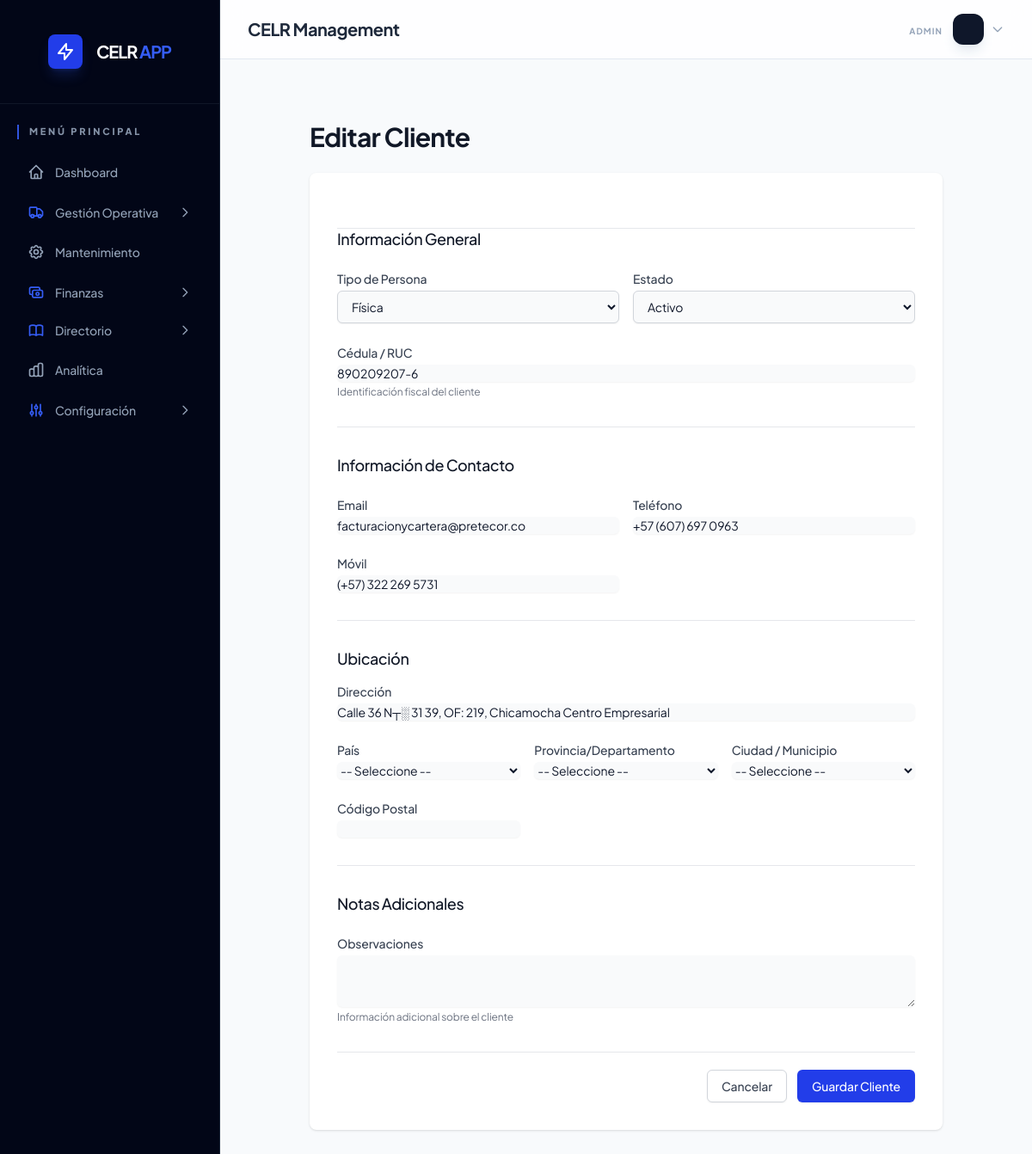
/client_form.php?id=2 (signed in), run on the app's committed database.
### tables this page shows
CREATE TABLE `clients` (
  `id` int(11) NOT NULL AUTO_INCREMENT,
  `person_type` enum('F+�sica','Jur+�dica') NOT NULL,
  `firstname` varchar(100) DEFAULT NULL,
  `lastname1` varchar(100) DEFAULT NULL,
  `lastname2` varchar(100) DEFAULT NULL,
  `business_name` varchar(200) DEFAULT NULL,
  `legal_id` varchar(50) DEFAULT NULL,
  `email` varchar(150) DEFAULT NULL,
  `phone` varchar(20) DEFAULT NULL,
  `mobile` varchar(20) DEFAULT NULL,
  `address` text DEFAULT NULL,
  `country` varchar(100) DEFAULT 'Costa Rica',
  `department` varchar(100) DEFAULT NULL,
  `city` varchar(100) DEFAULT NULL,
  `postal_code` varchar(20) DEFAULT NULL,
  `notes` text DEFAULT NULL,
  `active` tinyint(1) DEFAULT 1,
  `created_at` timestamp NOT NULL DEFAULT current_timestamp(),
  `updated_at` timestamp NOT NULL DEFAULT current_timestamp() ON UPDATE current_timestamp(),
  PRIMARY KEY (`id`),
  KEY `idx_person_type` (`person_type`),
  KEY `idx_active` (`active`),
  KEY `idx_business_name` (`business_name`),
  KEY `idx_lastname` (`lastname1`),
  KEY `idx_clients_active` (`active`)
);

### client_form.php (the view, shortened to what this page needs)
<?php
include 'includes/header.php';
$c = null;
if (isset($_GET['id'])) {
    $stmt = $pdo->prepare("SELECT * FROM clients WHERE id = ?");
    $stmt->execute([$_GET['id']]);
    $c = $stmt->fetch();
}
$initialType = $c ? $c['person_type'] : 'Física';
?>
<div class="max-w-3xl mx-auto py-10 px-4">
    <div class="md:flex md:items-center md:justify-between mb-6">
        <h2 class="text-2xl font-bold leading-7 text-gray-900 sm:text-3xl sm:truncate">
            <?php echo $c ? 'Editar Cliente' : 'Nuevo Cliente'; ?>
        </h2>
    </div>
    <div x-data="{ type: '<?php echo $initialType; ?>' }">
        <form action="save_client.php" method="POST"
            class="space-y-8 divide-y divide-gray-200 bg-white p-8 shadow rounded-lg">
            <div>
                <h3 class="text-lg leading-6 font-medium text-gray-900">Información General</h3>
                <div class="mt-6 grid grid-cols-1 gap-y-6 gap-x-4 sm:grid-cols-6">
                    <div class="sm:col-span-3">
                        <label class="block text-sm font-medium text-gray-700">Tipo de Persona</label>
                        <select name="person_type" x-model="type"
                            class="mt-1 block w-full py-2 px-3 border border-gray-300 bg-gray-50 rounded-md shadow-sm focus:outline-none focus:ring-brand-500 focus:border-brand-500 sm:text-sm">
                            <option value="Física">Física</option>
                        </select>
                    </div>
                    <div class="sm:col-span-3">
                        <label class="block text-sm font-medium text-gray-700">Estado</label>
                        <select name="active"
                            class="mt-1 block w-full py-2 px-3 border border-gray-300 bg-gray-50 rounded-md shadow-sm focus:outline-none focus:ring-brand-500 focus:border-brand-500 sm:text-sm">
                            <option value="1" <?php echo ($c && $c['active'] == 1) ? 'selected' : ''; ?>>Activo</option>
                        </select>
                    </div>
                    <div class="sm:col-span-6">
                        <label class="block text-sm font-medium text-gray-700">Cédula / RUC</label>
                        <input type="text" name="legal_id" value="<?php echo $c['legal_id'] ?? ''; ?>"
                            class="mt-1 focus:ring-brand-500 focus:border-brand-500 block w-full shadow-sm sm:text-sm border-gray-300 rounded-md bg-gray-50">
                        <p class="mt-1 text-xs text-gray-500">Identificación fiscal del cliente</p>
                    </div>
                </div>
            </div>
            <div class="pt-8">
                <h3 class="text-lg leading-6 font-medium text-gray-900">Información de Contacto</h3>
                <div class="mt-6 grid grid-cols-1 gap-y-6 gap-x-4 sm:grid-cols-6">
                    <div class="sm:col-span-3">
                        <label class="block text-sm font-medium text-gray-700">Email</label>
                        <input type="text" inputmode="email" name="email" value="<?php echo $c['email'] ?? ''; ?>"
                            class="mt-1 focus:ring-brand-500 focus:border-brand-500 block w-full shadow-sm sm:text-sm border-gray-300 rounded-md bg-gray-50">
                    </div>
                    <div class="sm:col-span-3">
                        <label class="block text-sm font-medium text-gray-700">Teléfono</label>
                        <input type="text" name="phone" value="<?php echo $c['phone'] ?? ''; ?>"
                            class="mt-1 focus:ring-brand-500 focus:border-brand-500 block w-full shadow-sm sm:text-sm border-gray-300 rounded-md bg-gray-50">
                    </div>
                    <div class="sm:col-span-3">
                        <label class="block text-sm font-medium text-gray-700">Móvil</label>
                        <input type="text" name="mobile" value="<?php echo $c['mobile'] ?? ''; ?>"
                            class="mt-1 focus:ring-brand-500 focus:border-brand-500 block w-full shadow-sm sm:text-sm border-gray-300 rounded-md bg-gray-50">
                    </div>
                </div>
            </div>
            <div class="pt-8">
                <div x-data="locationSelector('<?php echo $c['country'] ?? 'Costa Rica'; ?>', '<?php echo $c['department'] ?? ''; ?>', '<?php echo $c['city'] ?? ''; ?>')"
                    x-init="init()">
                    <h3 class="text-lg leading-6 font-medium text-gray-900 mb-4">Ubicación</h3>
                    <div class="grid grid-cols-1 gap-y-6 gap-x-4 sm:grid-cols-6">
                        <div class="sm:col-span-6">
                            <label class="block text-sm font-medium text-gray-700">Dirección</label>
                            <input type="text" name="address" value="<?php echo $c['address'] ?? ''; ?>"
                                class="mt-1 focus:ring-brand-500 focus:border-brand-500 block w-full shadow-sm sm:text-sm border-gray-300 rounded-md bg-gray-50">
                        </div>
                        <div class="sm:col-span-2">
                            <label class="block text-sm font-medium text-gray-700">País</label>
                            <select name="country" x-model="selectedCountry" @change="onCountryChange()"
                                class="mt-1 block w-full rounded-md border-gray-300 bg-gray-50 shadow-sm focus:border-brand-500 focus:ring-brand-500 sm:text-sm">
                                <option value="">-- Seleccione --</option>
                            </select>
                        </div>
                        <div class="sm:col-span-2">
                            <label class="block text-sm font-medium text-gray-700">Provincia/Departamento</label>
                            <select name="department" x-model="selectedState" @change="onStateChange()"
                                :disabled="!selectedCountry"
                                class="mt-1 block w-full rounded-md border-gray-300 bg-gray-50 shadow-sm focus:border-brand-500 focus:ring-brand-500 sm:text-sm">
                                <option value="">-- Seleccione --</option>
                            </select>
                        </div>
                        <div class="sm:col-span-2">
                            <label class="block text-sm font-medium text-gray-700">Ciudad / Municipio</label>
                            <select name="city" x-model="selectedCity" :disabled="!selectedState"
                                class="mt-1 block w-full rounded-md border-gray-300 bg-gray-50 shadow-sm focus:border-brand-500 focus:ring-brand-500 sm:text-sm">
                                <option value="">-- Seleccione --</option>
                            </select>
                        </div>
                        <div class="sm:col-span-2">
                            <label class="block text-sm font-medium text-gray-700">Código Postal</label>
                            <input type="text" name="postal_code" value="<?php echo $c['postal_code'] ?? ''; ?>"
                                class="mt-1 focus:ring-brand-500 focus:border-brand-500 block w-full shadow-sm sm:text-sm border-gray-300 rounded-md bg-gray-50">
                        </div>
                    </div>
                </div>
            </div>
            <div class="pt-8">
                <h3 class="text-lg leading-6 font-medium text-gray-900">Notas Adicionales</h3>
                <div class="mt-6">
                    <label class="block text-sm font-medium text-gray-700">Observaciones</label>
                    <textarea name="notes" rows="3"
                        class="mt-1 focus:ring-brand-500 focus:border-brand-500 block w-full shadow-sm sm:text-sm border-gray-300 rounded-md bg-gray-50"><?php echo $c['notes'] ?? ''; ?></textarea>
                    <p class="mt-1 text-xs text-gray-500">Información adicional sobre el cliente</p>
                </div>
            </div>
            <div class="pt-5">
                <div class="flex justify-end">
                    <a href="clients.php"
                        class="bg-white py-2 px-4 border border-gray-300 rounded-md shadow-sm text-sm font-medium text-gray-700 hover:bg-gray-50 focus:outline-none focus:ring-2 focus:ring-offset-2 focus:ring-brand-500">
                        Cancelar
                    </a>
                    <button type="submit"
                        class="ml-3 inline-flex justify-center py-2 px-4 border border-transparent shadow-sm text-sm font-medium rounded-md text-white bg-brand-600 hover:bg-brand-700 focus:outline-none focus:ring-2 focus:ring-offset-2 focus:ring-brand-500">
                        Guardar Cliente
                    </button>
                </div>
            </div>
        </form>
    </div>
</div>
<?php include 'includes/footer.php'; ?>

### index.css (style rules this page uses)
:root { --brand-50: #eff6ff; --brand-100: #dbeafe; --brand-200: #bfdbfe; --brand-500: #3b82f6; --brand-600: #2563eb; --brand-700: #1d4ed8; --brand-800: #1e40af; --slate-50: #f8fafc; --slate-100: #f1f5f9; --slate-200: #e2e8f0; --slate-300: #cbd5e1; --slate-400: #94a3b8; --slate-500: #64748b; --slate-600: #475569; --slate-700: #334155; --slate-800: #1e293b; --slate-900: #0f172a; --slate-950: #020617; }
body { background-color: var(--slate-50); font-family: 'Plus Jakarta Sans', system-ui, -apple-system, sans-serif; color: var(--slate-800); -webkit-font-smoothing: antialiased; letter-spacing: -0.01em; }
h1, h2, h3, .font-bold { letter-spacing: -0.025em; }

### data on the page
clients: active "Activo", legal_id "890209207-6", email "facturacionycartera@pretecor.co", phone "+57 (607) 697 0963", mobile "(+57) 322 269 5731", address "Calle 36 N┬░ 31 39, OF: 219, Chicamocha Centro Empresarial"

### other printed values
$item['name'] "Dashboard"
$item['name'] "Gestión Operativa"
$item['name'] "Mantenimiento"
$item['name'] "Finanzas"
$item['name'] "Directorio"
$item['name'] "Analítica"
$item['name'] "Configuración"
$_SESSION['role'] "ADMIN"
